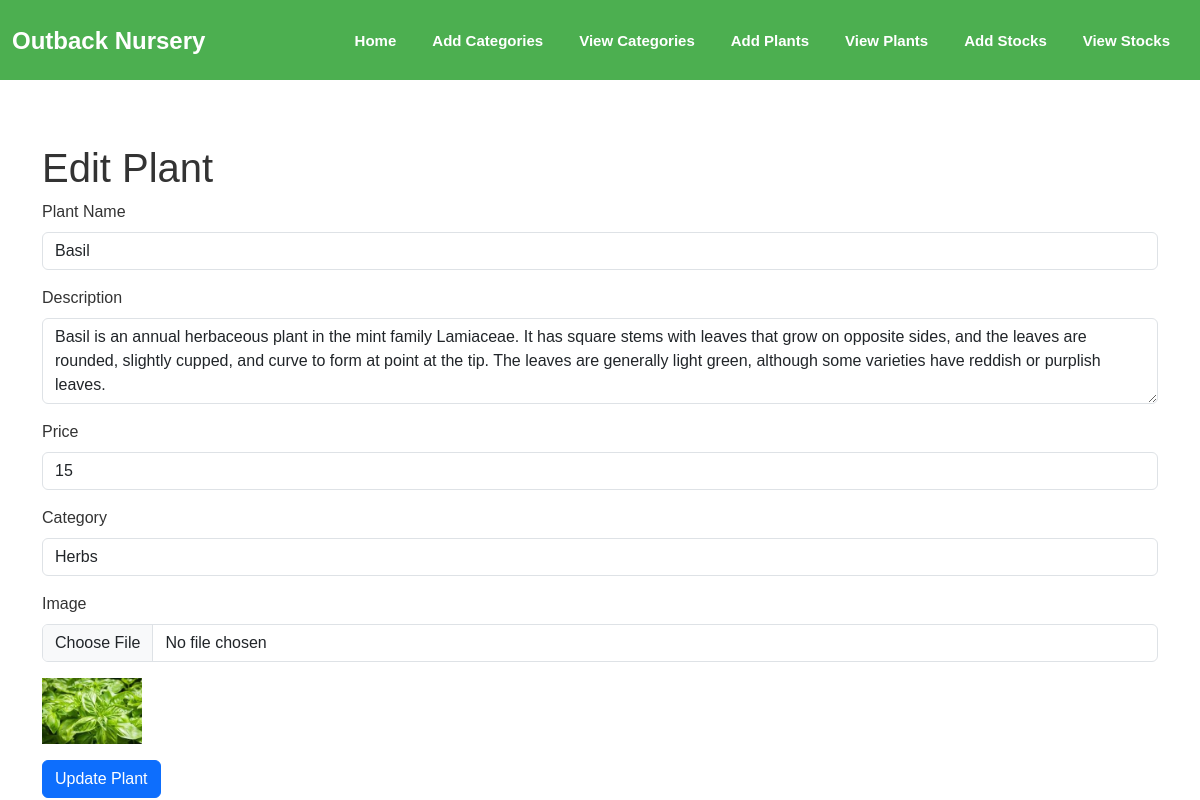
/edit_plant.php?id=1, run on the app's committed database.
### tables this page shows
CREATE TABLE `plant` (
  `id` int(11) NOT NULL,
  `name` varchar(255) NOT NULL,
  `description` text DEFAULT NULL,
  `price` float NOT NULL,
  `Category_id` int(11) NOT NULL,
  `image` varchar(255) DEFAULT NULL
);

### edit_plant.php (the view, shortened to what this page needs)
<?php
require 'db.php';
if (isset($_GET['id'])) {
    $plant_id = $_GET['id'];
    $plant_query = "SELECT * FROM plant WHERE id = ?";
    $stmt = $conn->prepare($plant_query);
    $stmt->bind_param("i", $plant_id);
    $stmt->execute();
    $plant_result = $stmt->get_result();
    if ($plant_result->num_rows > 0) {
        $plant = $plant_result->fetch_assoc();
    } else {
        echo "Plant not found.";
        exit();
    }
} else {
    echo "Invalid request.";
    exit();
}
?>
<!DOCTYPE html>
<html lang="en">
<head>
    <link href="https://cdn.jsdelivr.net/npm/bootstrap@5.3.0/dist/css/bootstrap.min.css" rel="stylesheet">
<link href="https://stackpath.bootstrapcdn.com/bootstrap/5.3.0/css/bootstrap.min.css" rel="stylesheet">
<link rel="stylesheet" href="https://cdnjs.cloudflare.com/ajax/libs/font-awesome/6.0.0-beta3/css/all.min.css">
<link href="https://cdnjs.cloudflare.com/ajax/libs/bootstrap/5.3.0/css/bootstrap.min.css" rel="stylesheet">
    <link rel="stylesheet" href="style.css">
</head>
<body>
    <header>
    <nav class="navbar navbar-expand-lg navbar-light">
        <div class="container-fluid">
            <a class="navbar-brand" href="#">
                Outback Nursery
            </a>
            <div class="collapse navbar-collapse" id="navbarNav">
                <ul class="navbar-nav ms-auto">
                <li class="nav-item">
                        <a class="nav-link" href="adminhome.php">Home</a>
                    </li>
                    <li class="nav-item">
                        <a class="nav-link" href="category.php">Add Categories</a>
                    </li>
                    <li class="nav-item">
                        <a class="nav-link" href="view_categories.php">View Categories</a>
                    </li>
                    <li class="nav-item">
                        <a class="nav-link" href="add_plant.php">Add Plants</a>
                    </li>
                    <li class="nav-item">
                        <a class="nav-link" href="view_plants.php">View Plants</a>
                    </li>
                    <li class="nav-item">
                        <a class="nav-link" href="add_stock.php">Add Stocks</a>
                    </li>
                    <li class="nav-item">
                        <a class="nav-link" href="view_stock.php">View Stocks</a>
                    </li>
                </ul>
            </div>
        </div>
    </nav>
</header>
    <section class="mt-5 pt-5">
        <div class="container mt-5">
            <h1>Edit Plant</h1>
            <form action="edit_plant.php" method="POST" enctype="multipart/form-data">
                <div class="mb-3">
                    <label for="name" class="form-label">Plant Name</label>
                    <input type="text" name="name" id="name" class="form-control" value="<?php echo $plant['name']; ?>" required>
                </div>
                <div class="mb-3">
                    <label for="description" class="form-label">Description</label>
                    <textarea name="description" id="description" class="form-control" rows="3" required><?php echo $plant['description']; ?></textarea>
                </div>
                <div class="mb-3">
                    <label for="price" class="form-label">Price</label>
                    <input type="number" name="price" id="price" class="form-control" step="0.01" value="<?php echo $plant['price']; ?>" required>
                </div>
                <div class="mb-3">
                    <label for="category" class="form-label">Category</label>
                    <select name="category" id="category" class="form-control" required>
                        <?php
                        $category_query = "SELECT * FROM category";
                        $categories = $conn->query($category_query);
                        while ($category = $categories->fetch_assoc()) {
                            $selected = $plant['Category_id'] == $category['id'] ? 'selected' : '';
                            echo "<option value='{$category['id']}' $selected>{$category['name']}</option>";
                        }
                        ?>
                    </select>
                </div>
                <div class="mb-3">
                    <label for="image" class="form-label">Image</label>
                    <input type="file" name="image" id="image" class="form-control" accept="image/*">
                    <?php if ($plant['image']) { ?>
                        <img src="<?php echo $plant['image']; ?>" alt="Plant Image" class="mt-3" width="100">
                    <?php } ?>
                </div>
                <button type="submit" class="btn btn-primary">Update Plant</button>
            </form>
        </div>
    </section>
</body>
</html>

### style.css (style rules this page uses)
body { font-family: Arial, sans-serif; margin: 0; padding: 0; box-sizing: border-box; color: #333; }
header { background-color: #4CAF50; padding: 10px 0; width: 100%; position: fixed; height: 80px; top: 0; z-index: 1000; }
a { text-decoration: none; }
.navbar { max-width: 1200px; margin: 0 auto; }
.navbar-brand { font-weight: bold; color: white; font-size: 1.5rem; }
.nav-link { color: white !important; font-weight: bold; font-size: 15px; margin: 0 10px; transition: color 0.3s ease; }

### data on the page
plant: name "Basil", description "Basil is an annual herbaceous plant in the mint family Lamiaceae. It has square stems with leaves that grow on opposite sides, and the leaves are rounded, slightly cupped, and curve to form at point at the tip. The leaves are generally light green, although some varieties have reddish or purplish leaves.", price "15", image (picture)

### other printed values
form field category "Herbs"
